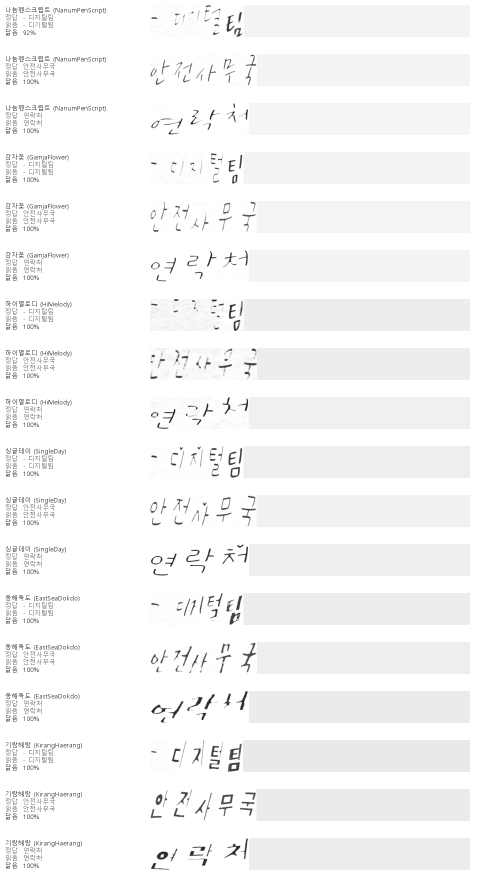
#> input picture holdout-sample.png, 960 x 1784 px (shown at 1/2 size)
$ python -i page.py   (imports and definitions only)
#> lines starting #> are read from the running program, lines starting #| are printed output that depends on the picture; after the words box and inside, x2 and y2 are one past the last pixel; in counts of white or black regions, pixels touching at a corner belong together
"""사진 한 장에서 **글씨 줄을 잘라 낸다.** PIL 만 있으면 된다.

    from kohandocr.page import prepare, lines
    from kohandocr.reader import Reader

    png = prepare(open("scan.jpg", "rb").read())
    cells = [one["png"] for one in lines(png)]     # 줄마다 잘린 그림

`Reader` 는 **이미 잘린 한 줄**을 받는다. 여러 줄이 든 사진을 그대로 넘기면
읽지 못한다. 그래서 이것이 짝으로 있어야 사진에서 글자까지 갈 수 있고,
`Reader.read_photo` 가 둘을 이어 준다.

자르는 방식은 이렇다. 종이 테두리를 찾아 반듯이 펴고, 그림자를 걷어 낸 뒤,
잉크의 가로·세로 그림자(profile)를 번갈아 훑어 골짜기에서 자른다. 글자
인식이 아니라 **잉크가 있고 없고**만 보므로 어느 나라 글씨에나 통한다.
"""

from __future__ import annotations

import io

from typing import Any

# [10 lines left out: function upright, not called in this run]

# 그림자를 걷어 낼 때 흐리는 정도(사진 긴 변에 대한 비율). 조이면 획이
# 같이 깎이고, 풀면 그늘이 남는다. `tools/prepsweep.py` 로 재서 고른다.
_BLUR_SHARE = 0.02

def flatten(image: Any, blur: int | None = None) -> Any:
    """그림자와 밝기 기울기를 걷어 낸다.

    종이의 밝기는 천천히 변하고 글자는 급격히 어둡다. 크게 흐린 판(종이의
    밝기)으로 원본을 나누면 종이는 하얗게 펴지고 글자만 남는다.

    전체 대비 보정(autocontrast)만으로는 안 된다. 한쪽이 그늘지면 그늘 전체가
    '검은 글자' 로 취급되어 그 부분 글자가 묻힌다.

    나눗셈은 픽셀을 하나씩 돌지 않고 ImageMath 에 통째로 맡긴다. 파이썬
    반복문으로 돌면 사진 한 장에 수백만 번을 돌아 눈에 띄게 느려진다.
    """
    from PIL import ImageFilter, ImageMath

    # 흐리는 정도는 사진 크기에 따라간다. 고정값을 쓰면 축소본에서는 결까지
    # 뭉개져 배경도 종이처럼 하얘진다(실측: 축소본에서 가죽을 종이로 봤다).
    if blur is None:
        blur = max(8, round(max(image.size) * _BLUR_SHARE))
    gray = image.convert("L")
    # 종이의 밝기만 남긴 판. 글자는 흐려져 사라진다.
    paper = gray.filter(ImageFilter.GaussianBlur(radius=blur))
    return ImageMath.lambda_eval(
        # 종이보다 밝은 자리는 255 로 눌러 하얗게, 0 으로 나누는 일은 막는다.
        lambda a: a["convert"](a["min"](a["ink"] * 255 / a["max"](a["paper"], 1), 255), "L"),
        ink=gray,
        paper=paper,
    )

_PAPER_WHITE = 250

_PAPER_SHARE = 0.75

_PAPER_MIN_AREA = 0.25

def paper(image: Any, probe: int = 600) -> tuple[int, int, int, int] | None:
    """사진에서 종이가 놓인 자리를 찾는다. 못 찾으면 None.

    책상 위에 놓고 찍으면 가죽이나 나무결이 함께 찍힌다. 그림자를 걷어 내면
    종이는 새하얘지지만 배경은 얼룩덜룩한 회색으로 남아서, 글씨를 찾을 때
    그 결을 글씨로 본다(실측: 가죽 무늬가 한 칸으로 잡혀 모델에 들어갔다).

    새하얀 픽셀이 줄의 대부분을 차지하는 구간이 종이다. 세로로 먼저 찾고,
    그 안에서 다시 가로로 찾는다 — 순서를 바꾸거나 한 번에 하면 종이 위아래로
    배경이 꽉 찬 사진에서 아무 열도 기준을 넘지 못한다(실측 hand-04).

    찾는 일은 축소본으로 한다. 어디쯤인지만 알면 되고, 원본으로 하면 느리다.
    """
    from PIL import Image

    scale = probe / max(image.size)
    small = image if scale >= 1 else image.resize(
        (max(1, round(image.width * scale)), max(1, round(image.height * scale))), Image.BOX
    )
    white = flatten(small).point(lambda p: 255 if p >= _PAPER_WHITE else 0)
    width, height = white.size

    top, bottom = _widest(list(white.resize((1, height), Image.BOX).get_flattened_data()))
    if top is None:
        return None
    band = white.crop((0, top, width, bottom + 1))
    left, right = _widest(list(band.resize((width, 1), Image.BOX).get_flattened_data()))
    if left is None:
        return None

    back = max(image.size) / max(white.size)
    box = (round(left * back), round(top * back),
           round((right + 1) * back), round((bottom + 1) * back))
    area = (box[2] - box[0]) * (box[3] - box[1])
    if area < image.width * image.height * _PAPER_MIN_AREA:
        return None
    return box

_PAPER_GAP = 0.03          # 프로파일 길이에 대한 비율

# [44 lines left out: functions _widest, prepare, not called in this run]

# 줄 높이의 아래 한계(쪽 높이 대비).
#
# 2026-09-20 에 0.012 에서 0.018 로 올렸다. **칸 수로 골랐다** — hand-01 은
# 정답이 세 줄인데 0.012 에서 칸이 여섯 개로 잘리고 셋이 쓰레기였다. 0.018 이면
# 넷이 되고, 나머지 열한 장은 칸 수가 하나도 안 바뀐다.
#
# 다만 **점수는 안 올랐다.** 조합 셋(v55-2500+v61-2500+v62 / v18-5000+v20b+
# v19-17500 / v67-5000+v62+v55-2500)으로 재 보니 열한 장이 모두 소수점까지
# 같았다. 쓰레기 칸은 `pair()` 가 짝을 못 지어 버리므로 점수를 깎고 있지
# 않았다. 올린 까닭은 읽지 않아도 되는 칸을 덜 읽는 것과, 앱에서 사람이 검토할
# 자리에 헛줄이 덜 나가는 것이다. **hand-01 의 94.4% 는 자르기가 아니라 읽기다.**
_MIN_LINE = 0.018

_MAX_LINE = 0.30

_MIN_INK = 0.015

_MAX_INK = 0.25

_GAP_Y = 0.004

# 가로로 가를 때 띄어야 하는 간격(글자 높이 배수).
#
# 2026-09-04 에 0.8 로 내렸다가 **되돌렸다.** 훑기(`tools/cutsweep.py`)가
# 0.8 을 골랐고 hand-01 이 84.9%에서 93.3% 로 올라 보였는데, 자르기를
# 판독 점수로 고른 것이 잘못이었다. 칸 수를 직접 세 보면 0.8 은 hand-01 을
# 칸 6개에서 **7개**로 더 잘게 부순다(정답은 3줄). 나머지 열한 장은 두 값이
# 똑같다. 점수가 오른 것은 그 조각이 그때 조합에서 우연히 잘 맞은 것이다.
#
# **자르기는 판독 점수로 고르지 말 것.** 잘 잘렸는지는 조합과 무관하다 —
# 정답이 세 줄이면 칸도 셋이어야 한다. 그 자로 재면 1.2 가 낫다.
_GAP_X = 1.2

# [44 lines left out: function lines, not called in this run]

_STACKED = 1.7

_VALLEY = 0.45

# [120 lines left out: functions _unstack, _cut_valley, _text_height, _worth_reading, _split, _scan and 1 more, not called in this run]

_GAP_ODD = 2.0

# [73 lines left out: functions _columns, _tighten, _number_rows, headline, _crop, not called in this run]

>>> from PIL import Image
>>> picture = Image.open('../holdout-sample.png')
#> picture is the input picture: PIL image 960x1784 L; min 21, max 255, mean 246.5
>>> result = paper(picture)
#> in paper, `small = image if scale >= 1 else image.resize( (max(1, round(image.wid..`:
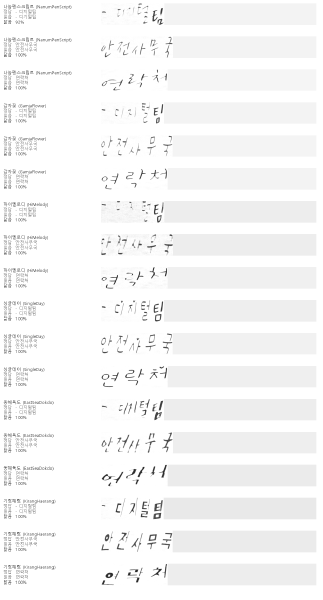
#> small: PIL image 323x600 L; min 42, max 255, mean 246.5
#> in flatten, `paper = gray.filter(ImageFilter.GaussianBlur(radius=blur))`:
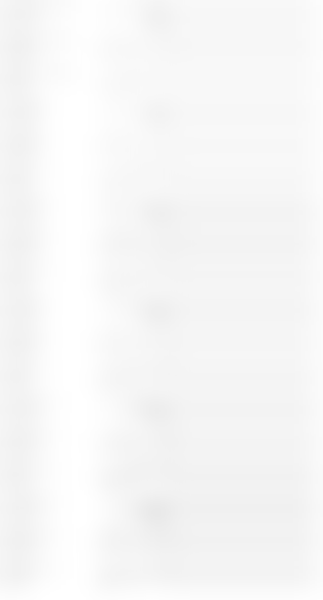
#> paper: PIL image 323x600 L; min 233, max 255, mean 246.7
#> in paper, `white = flatten(small).point(lambda p: 255 if p >= _PAPER_WHITE else 0)`:
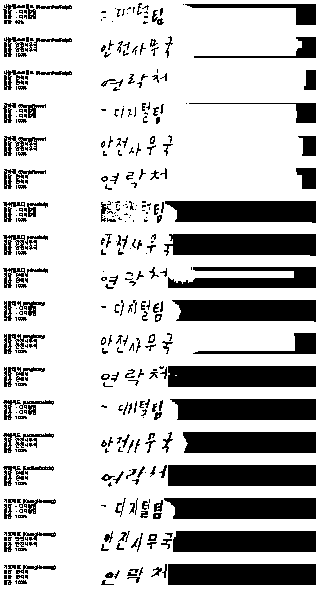
#> white: PIL image 323x600 L; 76% white; 390 black regions (203 under 20 px), largest, box (x1, y1, x2, y2) and area: (168, 465, 316, 486) 3108, (168, 564, 316, 585) 3108, (168, 366, 316, 387) 3102
#> (the run stopped early here; a loop or call above may not have finished)
